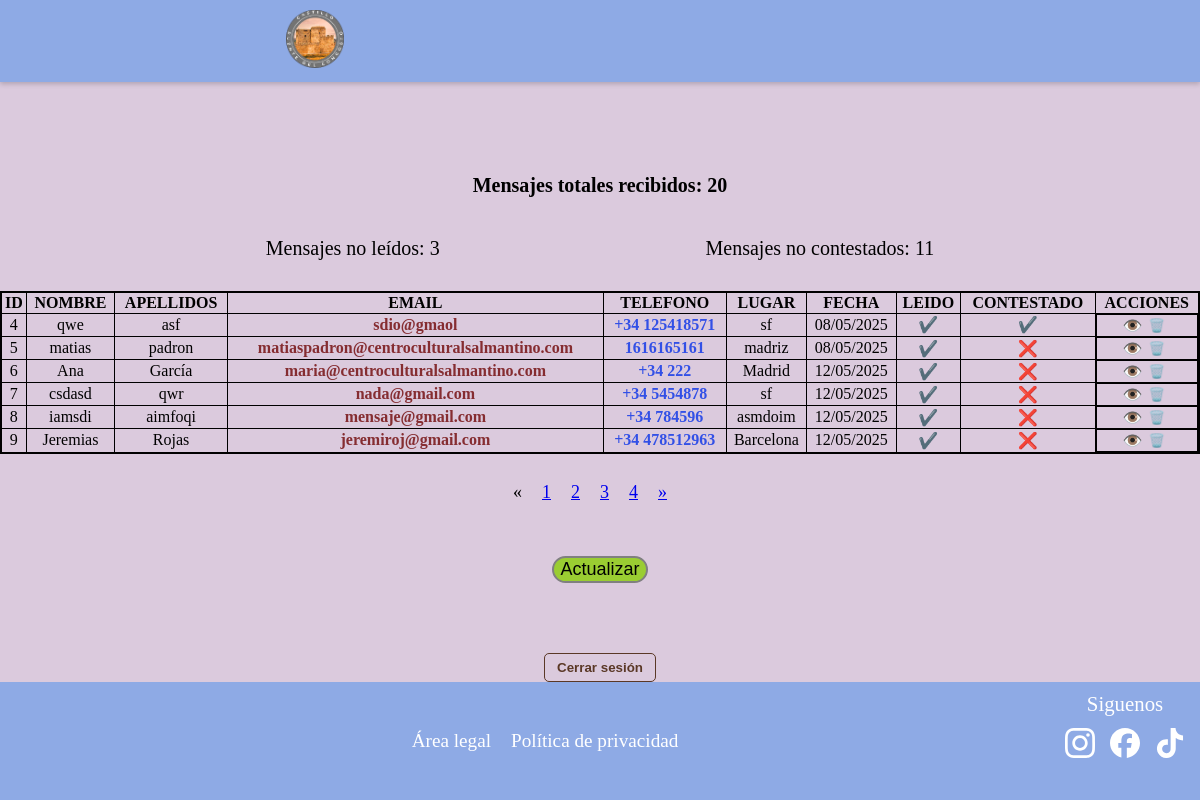
The page /chat/?page=2 (signed in) on the database its author committed.
### appcastillocongosto/models.py (models this page shows, shortened)
class Contacto(models.Model):
    id = models.AutoField(primary_key=True)
    nombre = models.CharField("Nombre", max_length=25, null=True)
    apellidos = models.CharField("Apellidos", max_length=100, null=True, blank=True)
    email = models.CharField("Email", max_length=100, null=True, blank=True)
    telefono = models.CharField("Telefono", max_length=15, null=True, blank=True)
    lugar = models.CharField("Lugar", max_length=100, null=True, blank=True)
    fecha = models.DateTimeField("Fecha y Hora", default=timezone.now)
    mensaje = models.TextField("Mensaje")
    leido = models.BooleanField("Leido", default=False)
    contestado = models.BooleanField("Contestado", default=False)
    class Meta:
        verbose_name = "Contacto"
        verbose_name_plural = "Contactos"
        ordering = ['nombre']

### appcastillocongosto/views.py (the view)
# urls.py: path('chat/', views.chat, name='chat'),
@login_required(login_url='login')
def chat(request):
    lista_contactos = Contacto.objects.all().order_by('leido')
    numcontactos = Contacto.objects.count()
    numleidos = Contacto.objects.filter(leido=False).count()
    numcontestados = Contacto.objects.filter(contestado=False).count()
    page = request.GET.get('page')
    paginator = Paginator(lista_contactos, 6)
    if page == None:
        print(" page recibe fuera de get o post NONE ="+ str(page))
        page = paginator.num_pages
        request.session["pagina"] = page
    else:
        print(" page recibe este del nonede geo o post="+ str(page))
        request.session["pagina"] = page
    if request.method == 'GET':
        pagina = request.session["pagina"]
        print(" page recibe en GET=" + str(pagina))
    if request.method == 'POST':
        pagina = request.session["pagina"]
        print(" page recibe en POST= " +str(pagina))
    if "pagina" in request.session:
        page = request.session["pagina"]
        print(" page recibe de sesion=" +str(page))
    try:
        lista_contactos = paginator.get_page(page)
    except PageNotAnInteger:
        lista_contactos = paginator.page(1)
    except EmptyPage:
        lista_contactos = paginator.page(paginator.num_pages)
    if request.method == 'POST':
        return redirect('chat')
    context = {'lista_contactos': lista_contactos, 'numleidos': numleidos, 'numcontestados': numcontestados, 'numcontactos': numcontactos}
    return render(request, 'chat.html', context=context)

### templates/chat.html (shortened to what this page needs)
{% extends "base2.html" %}
{% load static %}
{% block head %}
<link rel="stylesheet" href="{% static 'css/chat.css' %}">
{% endblock %}
{% block content %}
<br><br><br><br>
<div class="chat">
    <div class="num-mensajes">
        <div class="num-mensajes1">
            <p class="num-mensajes-text">Mensajes totales recibidos: {{ numcontactos }}</p>
        </div>
        <div class="num-mensajes2">
            <p class="num-mensajes-text">Mensajes no leídos: {{ numleidos }}</p>
            <p class="num-mensajes-text">Mensajes no contestados: {{ numcontestados }}</p>
        </div>
    </div>
    <div class="tabla-responsive">
        <div class="tabla">
            <table>
                <thead>
                    <th class="th-chat">ID</th>
                    <th class="th-chat">NOMBRE</th>
                    <th class="th-chat">APELLIDOS</th>
                    <th class="th-chat">EMAIL</th>
                    <th class="th-chat">TELEFONO</th>
                    <th class="th-chat">LUGAR</th>
                    <th class="th-chat">FECHA</th>
                    <th class="th-chat">LEIDO</th>
                    <th class="th-chat">CONTESTADO</th>
                    <th class="th-chat">ACCIONES</th>
                </thead>
                <tbody>
                    {% for i in lista_contactos %}
                        <tr>
                            <td> {{ i.id }}</td>
                            <td> {{ i.nombre }}</td>
                            <td> {{ i.apellidos }}</td>
                            <td><a href="https://mail.google.com/mail/?view=cm&to={{ i.email }}" target="_blank" class="email">{{ i.email }}</a></td>
                            <td><a href="{% url 'ver_contacto' id=i.id %}" target="_blank" class="telefono">{% if i.telefono|length > 9 %}{{ i.telefono }}{% else %}+34 {{ i.telefono }}{% endif %}</a></td>
                            <td> {{ i.lugar }}</td>
                            <td> {{ i.fecha|date:"d/m/Y" }}</td>
                            <td> {% if i.leido %}✔️{% else %}❌{% endif %}</td>
                            <td> {% if i.contestado %}✔️{% else %}❌{% endif %}</td>
                            <td class="acciones">
                                <a class="boton-accion" href="{% url 'ver_mensaje' id=i.id %}" title="Ver mensaje">👁️</a>
                                <form method="post" action="{% url 'eliminar_contacto' id=i.id %}">
                                    <button type="submit" class="boton-accion eliminar" title="Eliminar contacto" onclick="return confirm('¿Estás seguro de que quieres eliminar este contacto?');">🗑️</button>
                                </form>
                            </td>
                        </tr>
                    {% endfor %}
                </tbody>
            </table>
        </div>
    </div>
    {% if lista_contactos.has_other_pages %}
        <font size="4">
            <ul class="pagination">
                {% if lista_habilidades.has_previous %}
                    <li><a href="?page={{ lista_contactos.previous_page_numbre }}">&laquo;</a></li>
                {% else %}
                    <li class="disabled"><span>&laquo;</span></li>
                {% endif %}
                {% for i in lista_contactos.paginator.page_range %}
                    {% if reservas.number == i %}
                        <li class="active"><span>{{ i }}<span class="sr-only">(current)</span></span></li>
                    {% else %}
                        <li><a href="?page={{ i }}">{{ i }}</a></li>
                    {% endif %}
                {% endfor %}
                {% if lista_contactos.has_next %}
                    <li><a href="?page={{ lista_contactos.next_page_number }}">&raquo;</a></li>
                {% else %}
                    <li class="disabled"><span>&raquo;</span></li>
                {% endif %}
            </ul>
        </font>
    {% endif %}
    <div class="btn-actualizar">
        <form method="post">
            <input type="submit" value="Actualizar" class="btn-actualizar-text">
        </form>
    </div>
    {% if user.is_authenticated %}
        <form method="post" action="{% url 'logout' %}" style=" text-align: center; margin-top: 5%;">
        <button type="submit" class="boton-cerrar-sesion">Cerrar sesión</button>
    </form>
    {% endif %}
</div>
{% endblock content %}

### static/css/chat.css (style rules this page uses)
body { background: #dbcadd; min-height: 100vh; margin: 0; padding: 0; display: flex; flex-direction: column; }
.chat { flex: 1; display: flex; flex-direction: column; justify-content: space-between; }
.tabla-responsive { width: 100%; overflow-x: auto; overflow-y: auto; }
.tabla table { border: 2px solid black; min-width: 860px; width: 100%; border-collapse: collapse; }
.acciones { display: flex; justify-content: center; }
.boton-accion { text-decoration: none; }
.boton-accion.eliminar { background: none; border: none; cursor: pointer; }
.num-mensajes { display: flex; flex-direction: column; align-items: center; justify-content: space-evenly; }
.num-mensajes1 { font-weight: bolder; }
.num-mensajes2 { display: flex; justify-content: space-evenly; width: 100%; }
.num-mensajes-text { font-size: 20px; }
.email { text-decoration: none; color: rgba(112, 6, 6, 0.802); font-weight: bold; }
.telefono { text-decoration: none; color: rgba(8, 49, 233, 0.801); font-weight: bold; }
.btn-actualizar { padding-top: 2%; display: flex; justify-content: center; }
.btn-actualizar-text { background: yellowgreen; border-radius: 20px; border: 2px solid grey; font-size: 18px; cursor: pointer; }
table { margin: 0; border: 1px solid black; border-collapse: collapse; }
th, td { border: 0.5px solid black; padding: 1px; text-align: center; white-space: nowrap; }
.pagination { display: flex; justify-content: center; margin-right: 5%; }
.boton-cerrar-sesion { background: none; border: 1px solid #5a3826; color: #5a3826; padding: 6px 12px; border-radius: 5px; text-decoration: none; font-weight: bold; transition: background 0.3s, color 0.3s; cursor: pointer; }

### static/css/footer.css (style rules this page uses)
ul { list-style: none; display: flex; }
li { padding-inline: 10px; }

### templates/base2.html (style rules this page uses)
html { overflow-y: scroll; }
body { margin: 0; }

### rows shown on the page
Contacto: id "4", nombre "qwe", apellidos "asf", email "sdio@gmaol", telefono "125418571", lugar "sf", fecha "08/05/2025"
Contacto: id "5", nombre "matias", apellidos "padron", email "matiaspadron@centroculturalsalmantino.com", telefono "1616165161", lugar "madriz", fecha "08/05/2025"
Contacto: id "6", nombre "Ana", apellidos "García", email "maria@centroculturalsalmantino.com", telefono "222", lugar "Madrid", fecha "12/05/2025"
Contacto: id "7", nombre "csdasd", apellidos "qwr", email "nada@gmail.com", telefono "5454878", lugar "sf", fecha "12/05/2025"
Contacto: id "8", nombre "iamsdi", apellidos "aimfoqi", email "mensaje@gmail.com", telefono "784596", lugar "asmdoim", fecha "12/05/2025"
Contacto: id "9", nombre "Jeremias", apellidos "Rojas", email "jeremiroj@gmail.com", telefono "478512963", lugar "Barcelona", fecha "12/05/2025"

### other values the page prints
{{ numcontactos }} "20"
{{ numleidos }} "3"
{{ numcontestados }} "11"
{{ i }} "1" "2" "3" "4"
